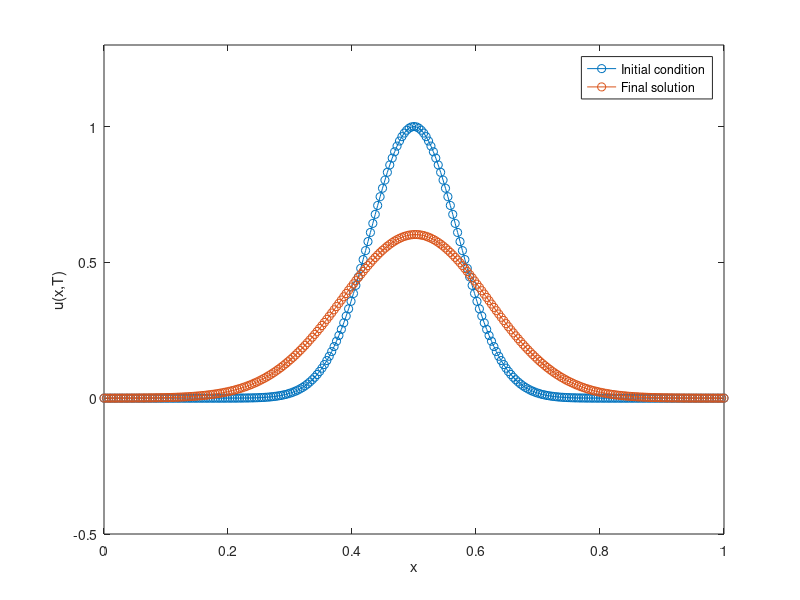

The MATLAB script that drew this image: (Note: this script raises an error after producing the figure.)


points =[64,90,128,180,256,360,512,720];
count=1;
for i = 1:1
 
    % Problem parameters
    L = 1;           % Length domain
    Nx = points(5);        % Number of grid points
    Tfinal = 5.0;    % Final simulation time
    CFL = 0.8;       % Courant-Friedrichs-Lewy (must be <= 1 for stability)
    
    % Spatial discretications
    dx = L / Nx;
    x = linspace(0, L, Nx+1);
    
    % Initial conditions
    k=10;
    
    x0 = 0.5;
    u0 = exp(-k^2 * (x-x0).^2);
    
    % Time-step
    dt =  CFL * dx;
    
    % Number of time steps
    Nt = ceil(Tfinal / dt);
    
    % Lax-Firedrichs methods
    u = u0;
    for n = 1:Nt
        % Calculate new time step
        u_half = zeros(size(u));
        for i = 2:Nx
            u_half(i) = 0.5 * (u(i+1) + u(i-1)) - 0.5 * CFL * (u(i+1) - u(i-1));
        end
       
        % Periodic boundary conditions
        u_half(1) = 0.5 * (u(2) + u(Nx)) - 0.5 * CFL * (u(2) - u(Nx));
        u_half(Nx+1) = 0.5 * (u(1) + u(Nx)) - CFL/2 *(u(1)-u(Nx));
       
        % Update solution
        u = u_half;
       
    %     %Plot solution (optional)
    %     plot(x, u, '-o');
    %     axis([0 L -1 1]);
    %     title(['Paso de tiempo: ' num2str(n) '/' num2str(Nt)]);
    %     drawnow;
    end
    


end



% Mostrar el resultado final
figure;
plot(x, u0, '-o', x, u, '-o');
axis([0 L -0.5 1.3])
legend('Initial condition', 'Final solution');
xlabel('x');
ylabel('u(x,T)');
ax = gca;
ax.FontSize = 15;  % Adjust the number to your preferred size


